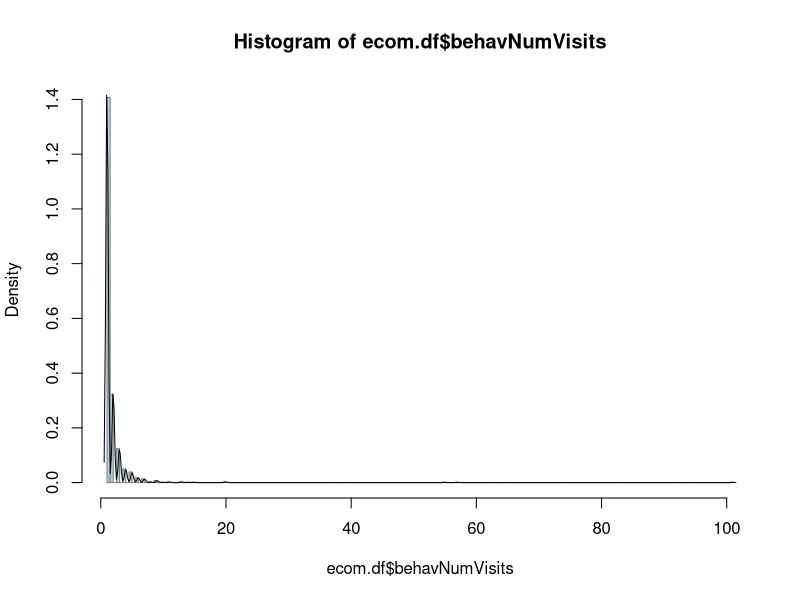
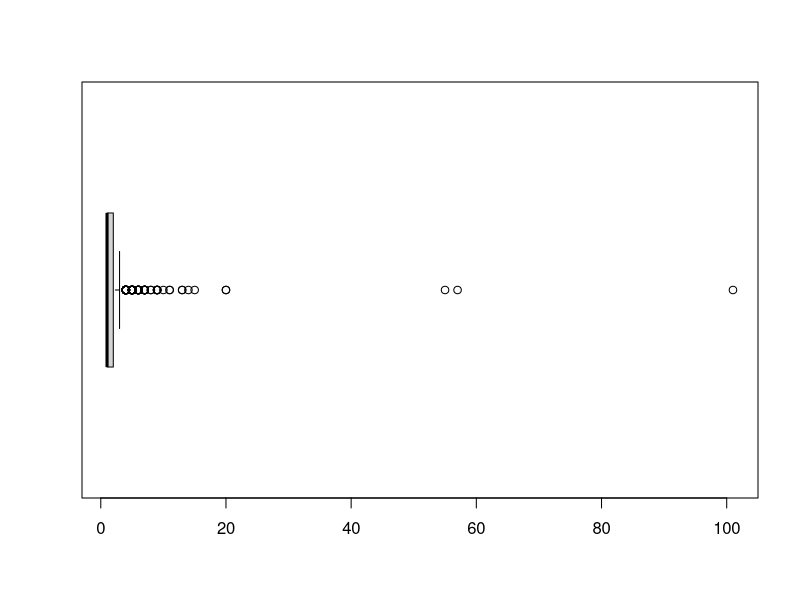
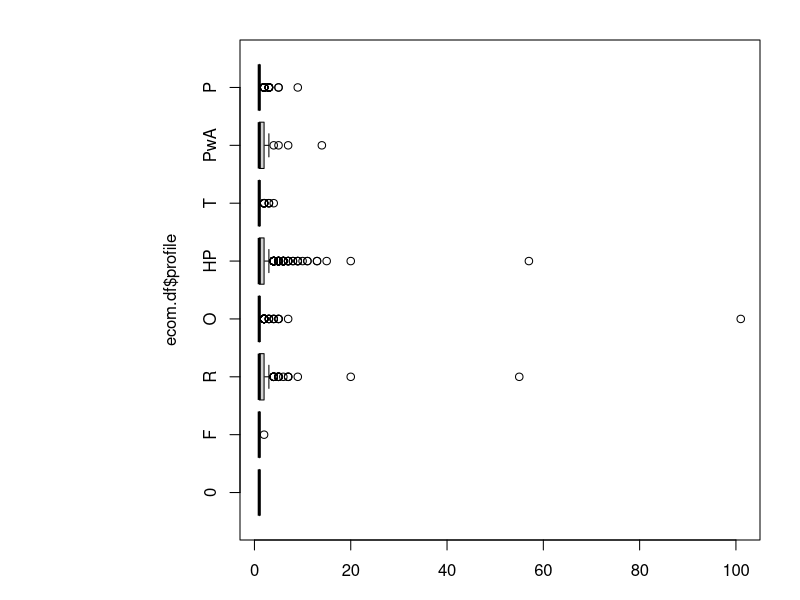

Here is the R script that generated these plots, in order:
setwd("/home/tminh/Documents/R/Learning-R/Chapter 3")
setwd("G:/Code/R/Chapter 3")
ecom.df = read.csv("ecommerce-data.csv")
#There are 1593 observations and 45 variables in ecom.df

#Compute a frequency table
View(ecom.df)
table(ecom.df$country)

#Compute a two-way table with intent to buy and user profile
(two_way_table = data.frame(table(ecom.df$intentWasPlanningToBuy , ecom.df$profile)))
View(two_way_table)

#sum of parents who intended to buy 
sum.parent = sum(two_way_table$Freq[(two_way_table$Var1 == "Yes" ) & (two_way_table$Var2 == "Parent")])
#sum of teachers who intended to buy
sum.teacher = sum(two_way_table$Freq[(two_way_table$Var1 == "Yes" ) & (two_way_table$Var2 == "Teacher")])
#sum of total people with answer
sum.total = sum(two_way_table$Freq[two_way_table$Var1 != ""])
#proportion of teacher who intended to buy
sum.teacher/sum.total
sum.parent/sum.total

#which state has the most visitor
ecom.df.US = ecom.df[ecom.df$country=="United States",c("region")]
max(table(ecom.df.US))
#TX is the state with highest visitors, 94

#using which.max to get index of the maximum value in freq of regions
table(ecom.df.US)[which.max(table(ecom.df.US))]

#draw a histogram of behavNumVisits and add a density line
hist(ecom.df$behavNumVisits,
     breaks = 200,col = "lightblue", border = "grey50",
     freq = F
     )
lines(density(ecom.df$behavNumVisits), lwd=1, col="black" )

#draw a horizontal box plot 
boxplot(ecom.df$behavNumVisits, horizontal = TRUE)
# the histogram plot is easier to see the smaller part but box plot is better to see out-liner

par(mar=c(3, 12, 2, 2)) # set plot margin
boxplot(ecom.df$behavNumVisits ~ ecom.df$profile, horizontal = TRUE, yaxt="n")
axis(side=2,at = c(8:1), labels = c("P","PwA", "T","HP","O","R","F","0"))
par(mar=c(5, 4, 4, 2) + 0.1)
unique(ecom.df$profile)

MeanMedDiff = function(x) {
  (tmp.mean = mean(x))
  (tmp.med = median(x))
  return(abs(tmp.med-tmp.mean))
  }
MeanMedDiff(ecom.df$behavNumVisits)
#exclude the person with the most visits
MeanMedDiff(ecom.df$behavNumVisits[-which.max(ecom.df$behavNumVisits)])

#use apply() to Mean Med Diff
apply(ecom.df[38:45], MARGIN = 2, FUN=MeanMedDiff)

#use with anonymous function
apply(ecom.df[38:45], MARGIN=2, FUN= function(x){return(abs(mean(x)-median(x)))})
# I would prefer named version, since they are easier to read or maintain if needed